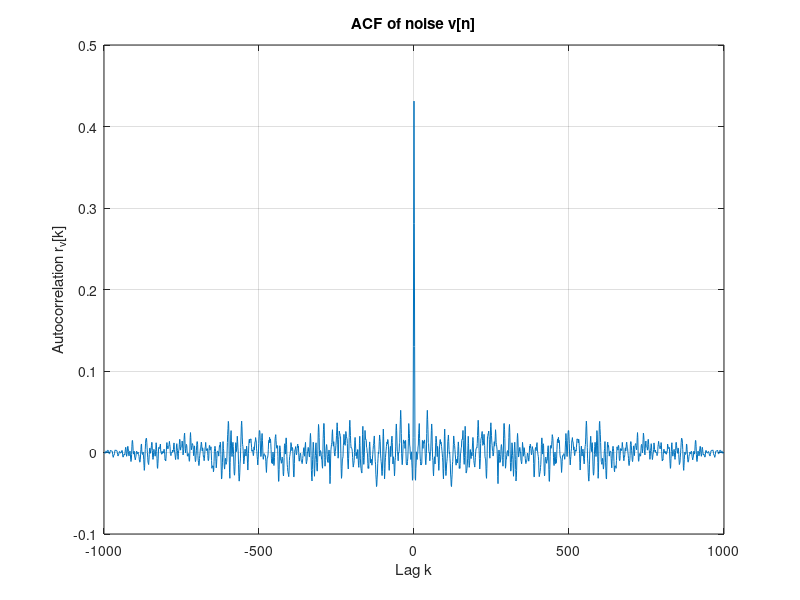
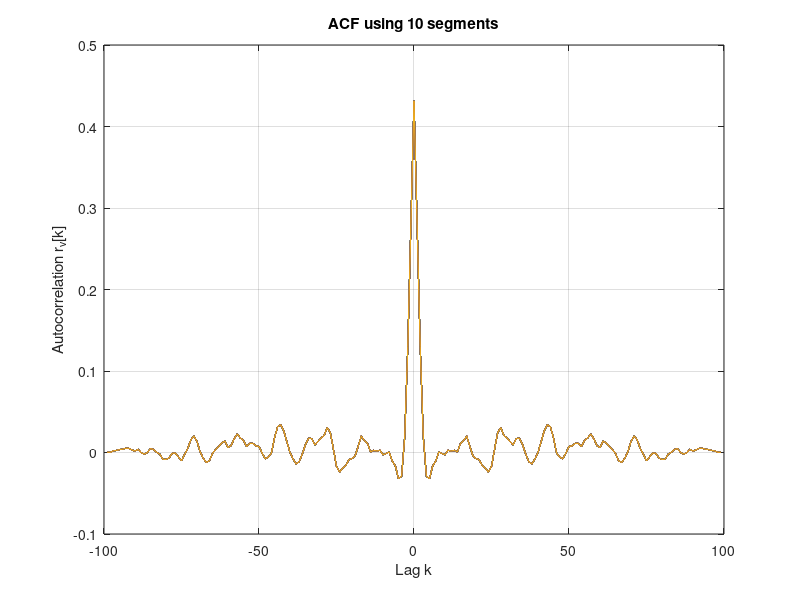

The MATLAB source for these figures, in order:

clear; clc; 

%% 2.1 Noise cancellation with wiener filters

load("wiener_data.mat") % x[n]

% d[n] = desired signal

% v[n] = colored noise

% x[n]= v[n] {0≤n≤1000}, v[n]+d[n] {1001≤n≤2000}
% which here is: x[n]= v[n] {1≤n≤1001}, v[n]+d[n] {1002≤n≤2001}

v = x(1:1001);
vd = x(1002:2001);


%% a) 

% Noise = stationary



[acf,lags] = xcorr(v, 'biased');

figure;
plot(lags, acf);
xlabel('Lag k');
ylabel('Autocorrelation r_{v}[k]');
title('ACF of noise v[n]');
grid on;

% we see that it's symmetrical. i.e. r_{v}[k]=r_{v}[-k]


% seperate to 10 segments of 100 lags each

acf_total = zeros(1, 199);

for k = 1:10
    segment = v((k-1)*100+1 : k*100);
    acf_segment = xcorr(segment, 'biased');
    acf_total = acf_total + acf_segment;
end

acf_avg = acf_total / 10;

lags = -99:99;

figure;
plot(lags, acf_avg);
xlabel('Lag k');
ylabel('Autocorrelation r_{v}[k]');
title('ACF using 10 segments');
grid on;
